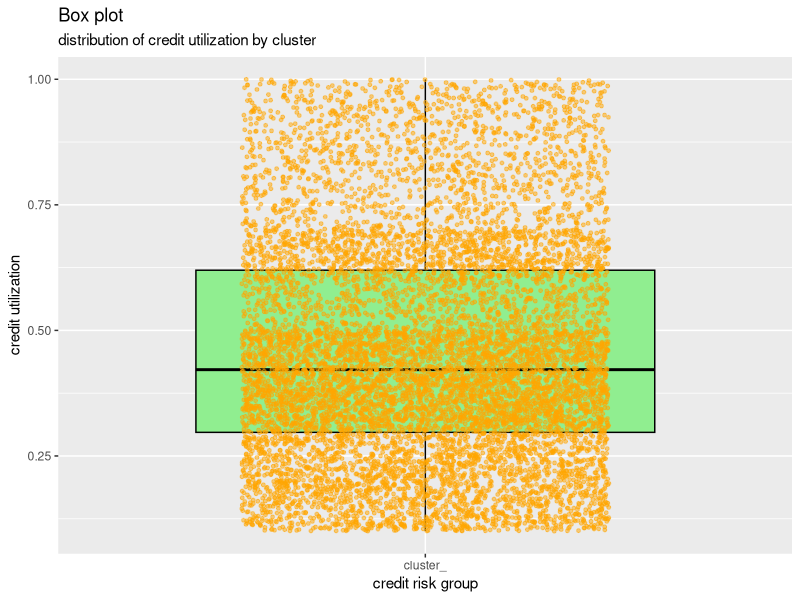
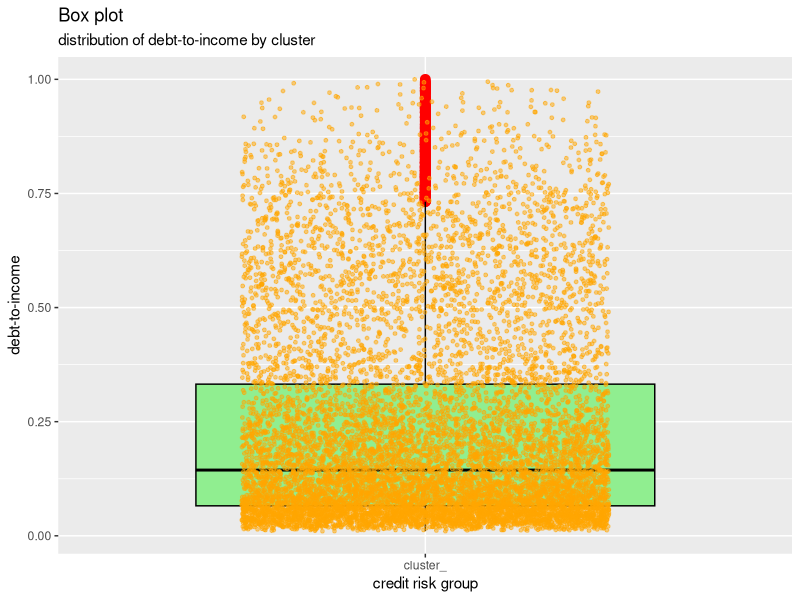
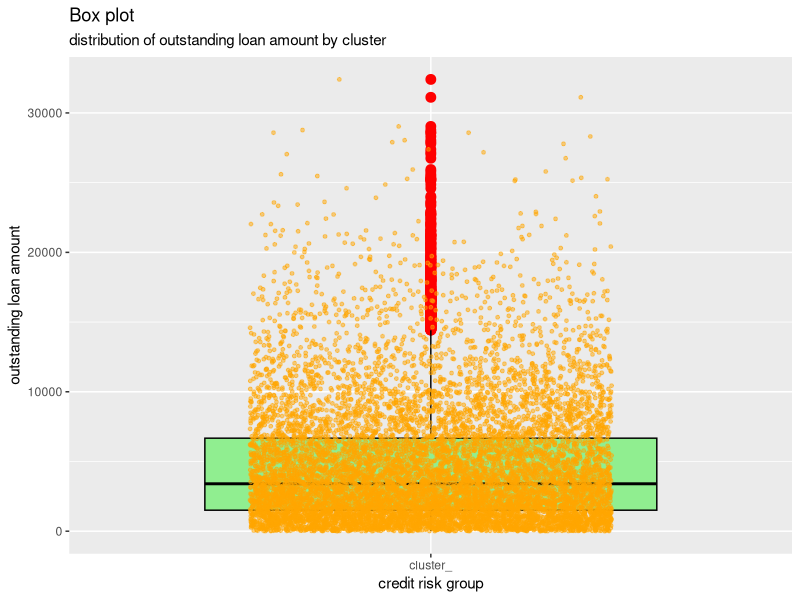
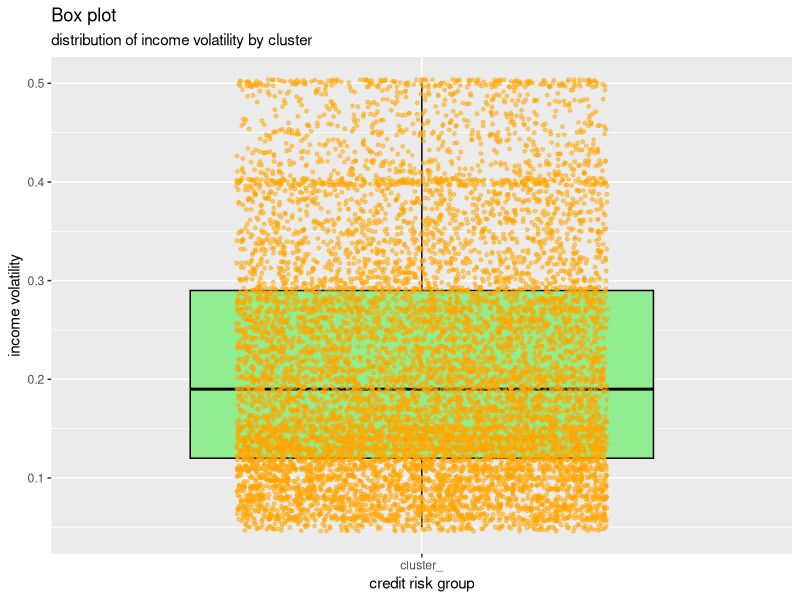

Write R code to recreate these figures, in order.
library(tidyverse)
library(readxl)

# Set working directory
setwd("C:/Users/prohi/PycharmProjects/POC/ML")

borrower <- read_excel("data/output/borrowers_with_clusters_vae_2.xlsx")
print(borrower)
glimpse(borrower)

borrower_df <-
  borrower |>
  mutate(cluster_n = paste0("cluster", "_", borrower$risk_group))

borrower_df |>
  summarize(
    avg_credit_utl = mean(credit_utilization) * 100,
    avg_debt_to_income = mean(debt_to_income) * 100,
    avg_outstanding_loan_amt = mean(loan_amount_outstanding) * 100,
    n = n(),
    .by = cluster_n
  )

cred_util_dist <-
ggplot(borrower_df, aes(x = cluster_n, y = credit_utilization)) +
  geom_boxplot(
    fill = "lightgreen",
    color = "black",
    outlier.size = 3,
    outlier.color = "red"
  ) +
  geom_jitter(
    width = 0.3,
    size = 1,
    color = "orange",
    alpha = 0.5
  ) +
  labs(
    title = "Box plot",
    subtitle = "distribution of credit utilization by cluster",
    x = "credit risk group",
    y = "credit utilization"
  )

dti_dist <-
  ggplot(borrower_df, aes(x = cluster_n, y = debt_to_income)) +
  geom_boxplot(
    fill = "lightgreen",
    color = "black",
    outlier.size = 3,
    outlier.color = "red"
  ) +
  geom_jitter(
    width = 0.3,
    size = 1,
    color = "orange",
    alpha = 0.5
  ) +
  labs(
    title = "Box plot",
    subtitle = "distribution of debt-to-income by cluster",
    x = "credit risk group",
    y = "debt-to-income"
  )

out_amt_dist <-
  ggplot(borrower_df, aes(x = cluster_n, y = loan_amount_outstanding)) +
  geom_boxplot(
    fill = "lightgreen",
    color = "black",
    outlier.size = 3,
    outlier.color = "red"
  ) +
  geom_jitter(
    width = 0.3,
    size = 1,
    color = "orange",
    alpha = 0.5
  ) +
  labs(
    title = "Box plot",
    subtitle = "distribution of outstanding loan amount by cluster",
    x = "credit risk group",
    y = "outstanding loan amount"
  )

income_vol_dist <-
  ggplot(borrower_df, aes(x = cluster_n, y = income_volatility)) +
  geom_boxplot(
    fill = "lightgreen",
    color = "black",
    outlier.size = 3,
    outlier.color = "red"
  ) +
  geom_jitter(
    width = 0.3,
    size = 1,
    color = "orange",
    alpha = 0.5
  ) +
  labs(
    title = "Box plot",
    subtitle = "distribution of income volatility by cluster",
    x = "credit risk group",
    y = "income volatility"
  )


ggsave(
  "data/output/credit_utilization_dist.jpeg",
  plot = cred_util_dist,
  width = 6,
  height = 4,
  dpi = 300
)

ggsave(
  "data/output/dti_dist.jpeg",
  plot = dti_dist,
  width = 6,
  height = 4,
  dpi = 300
)

ggsave(
  "data/output/out_amt_dist.jpeg",
  plot = out_amt_dist,
  width = 6,
  height = 4,
  dpi = 300
)

ggsave(
  "data/output/income_vol_dist.jpeg",
  plot = income_vol_dist,
  width = 6,
  height = 4,
  dpi = 300
)
